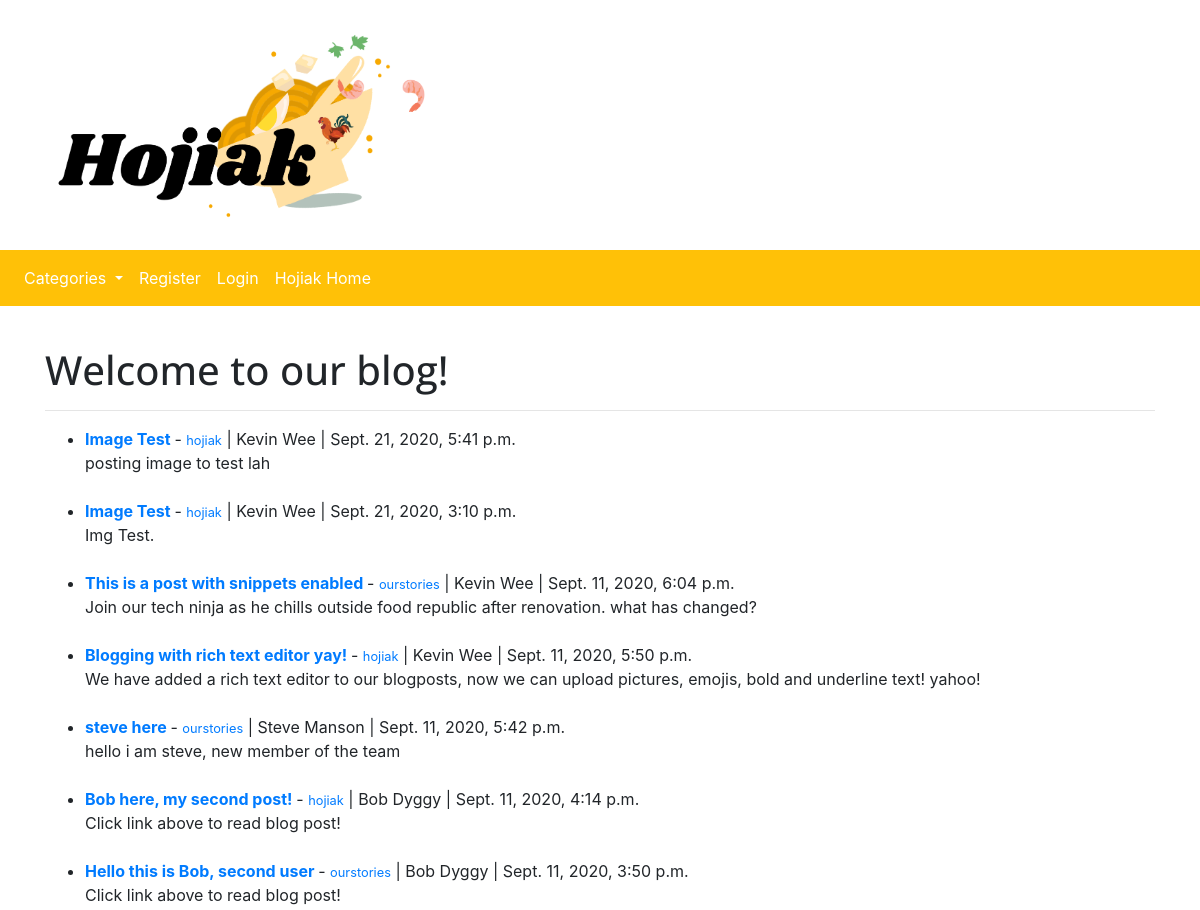
Before: /theblog/ (upper part) with the older database file.
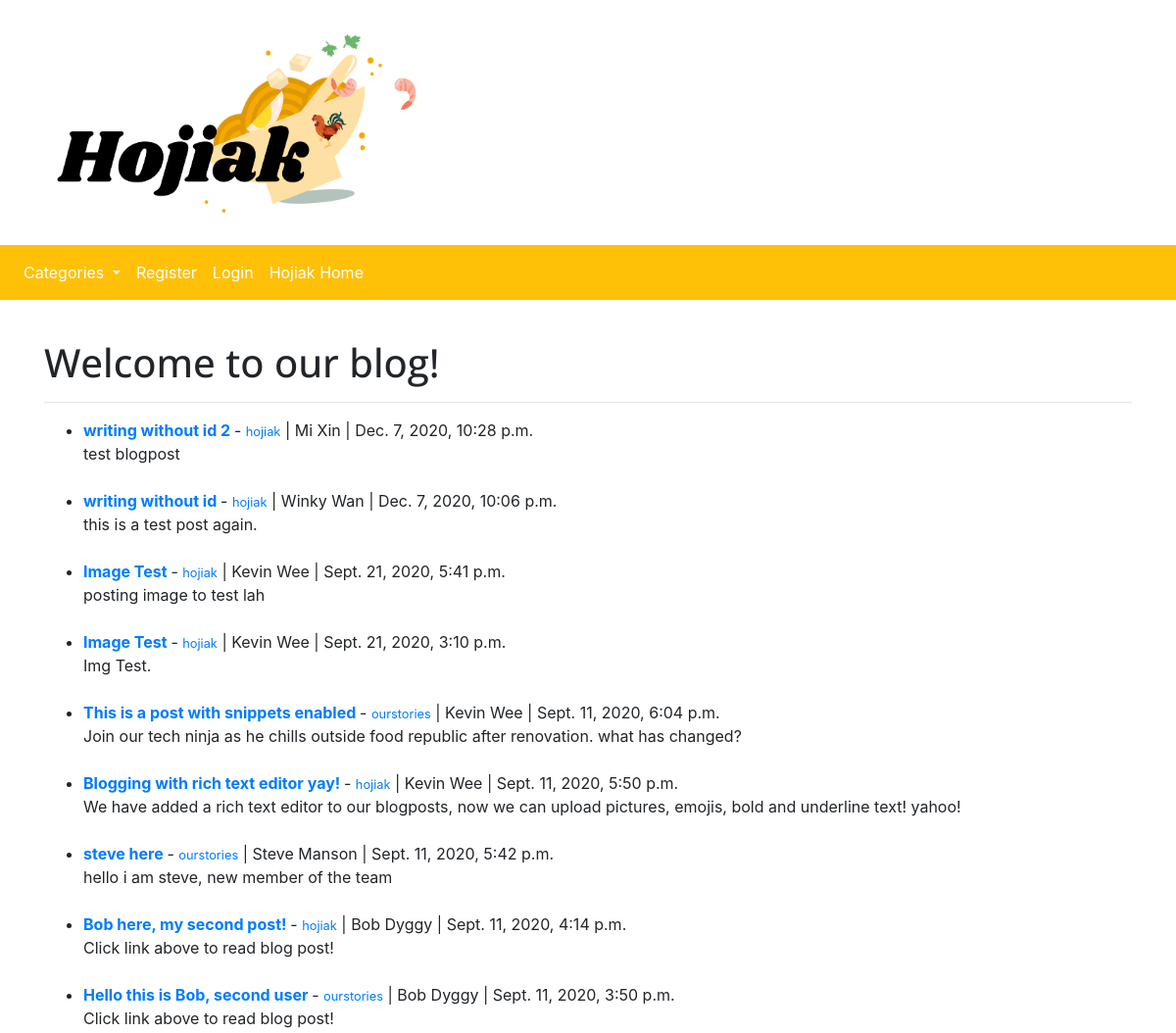
After: the same page with the newer database file.
### theblog/models.py (models this page shows, shortened)
class Post(models.Model):
    title = models.CharField(max_length=255)
    header_image = models.ImageField(null=True, blank=True, upload_to="images/")
    title_tag = models.CharField(max_length=255)
    author = models.ForeignKey(User, on_delete=models.CASCADE)
    body = RichTextField(blank=True, null=True)
    post_date = models.DateTimeField(auto_now_add=True)
    category = models.CharField(max_length=255, default='hojiak')
    snippet = models.CharField(max_length=255)
    likes = models.ManyToManyField(User, related_name='blog_posts')

### theblog/views.py (the view)
# urls.py: path('', HomeView.as_view(), name='homeview'),
class HomeView(ListView):
    model = Post
    template_name = 'homeview.html'
    ordering = ['-post_date']
    def get_context_data(self, *args, **kwargs):
        cat_menu = Category.objects.all()
        context = super(HomeView, self).get_context_data(*args, **kwargs)
        context["cat_menu"] = cat_menu
        return context

### theblog/models.py (called while the page is built)
    def __str__(self):
        return self.name

### theblog/templates/homeview.html (shortened to what this page needs)
{% extends 'base.html' %}
{% block content %}
{% load static %}
<h1> Welcome to our blog! </h1>
<hr>
<ul>
{% for post in object_list %}
   <li> <a href = "{% url 'article-detail' post.pk %}"> <strong> {{ post.title }} </strong> </a> -
   <small> <a href ="{% url 'category' post.category|slugify %}">{{ post.category }}</a></small> |
   {{ post.author.first_name }} {{ post.author.last_name }} |
   {{ post.post_date }}
   <br/>
   {{ post.snippet }}
   </li>
   <br/>
{% endfor %}
</ul>
{% endblock %}

Changed rows visible on the page:
added Post: title "writing without id 2", category "hojiak", author.first_name "Mi", author.last_name "Xin", post_date "Dec. 7, 2020, 10:28 p.m.", snippet "test blogpost"
added Post: title "writing without id", category "hojiak", author.first_name "Winky", author.last_name "Wan", post_date "Dec. 7, 2020, 10:06 p.m.", snippet "this is a test post again."
